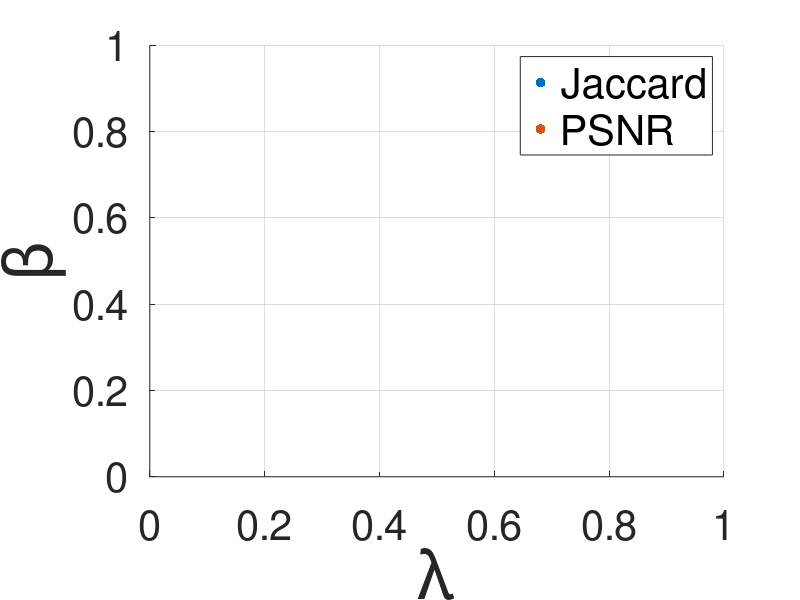

The MATLAB source for this figure: (Note: this script raises an error after producing the figure.)
clear all;
close all;

% Step 1: Specify the folder containing the MAT files
% folder_path = '../../../../Documents/dataset/BIPED/data/param_dist_Jaccard/train';
folder_path = '../../dataset/BIPED/data/param_dist_Jaccard/train';

% Step 2: Get a list of all files in the specified folder
file_list = dir(fullfile(folder_path, '*.mat'));
beta_list_Jaccard= [];
lambda_list_Jaccard= [];
% Step 3: Loop through the list and read each MAT file
for i = 1:length(file_list)
% for i = 1:1
    file_name = file_list(i).name;
    full_file_path = fullfile(folder_path, file_name);
    
    % Check if it's a file (not a directory) and has the .mat extension
    if ~file_list(i).isdir && endsWith(file_name, '.mat')
        try
            load(full_file_path);
            bmax=3;bmin=-1;lmax=2;lmin=-3;
            gridsize=5;
            [round,cs] = size(tab_coord_max_Jaccard_out);
            r=1;
            blist= linspace(bmax, bmin, gridsize);
            llist= linspace(lmin, lmax, gridsize);
            while r<=5   
                db = blist(1)-blist(2);
                dl = llist(2)-llist(1);
                coef_b_op_curr = blist(tab_coord_max_Jaccard_out(r,1)+1);
                coef_l_op_curr = llist(tab_coord_max_Jaccard_out(r,2)+1);
                b_op_curr = 10^blist(tab_coord_max_Jaccard_out(r,1)+1);
                l_op_curr = 10^llist(tab_coord_max_Jaccard_out(r,2)+1);
%                 disp(b_op_curr);
%                 disp(l_op_curr);
                blist= linspace(coef_b_op_curr+db, coef_b_op_curr-db, gridsize);
                llist= linspace(coef_l_op_curr-dl, coef_l_op_curr+dl, gridsize);
                r=r+1;
            end
            beta_list_Jaccard(end+1) = b_op_curr;
            lambda_list_Jaccard(end+1) = l_op_curr;
            
            fprintf('Loaded file: %s\n', file_name);
        catch
            fprintf('Error loading file: %s\n', file_name);
        end
    end
end


% Step 1: Specify the folder containing the MAT files
% folder_path = '../../../../Documents/dataset/BIPED/data/param_dist_PSNR/train';
folder_path = '../../dataset/BIPED/data/param_dist_PSNR/train';

% Step 2: Get a list of all files in the specified folder
file_list = dir(fullfile(folder_path, '*.mat'));
beta_list_PSNR= [];
lambda_list_PSNR= [];
% Step 3: Loop through the list and read each MAT file
for i = 1:length(file_list)
% for i = 1:1
    file_name = file_list(i).name;
    full_file_path = fullfile(folder_path, file_name);
    
    % Check if it's a file (not a directory) and has the .mat extension
    if ~file_list(i).isdir && endsWith(file_name, '.mat')
        try
            load(full_file_path);
            bmax=3;bmin=-1;lmax=2;lmin=-3;
            gridsize=5;
%             [round,cs] = size(tab_coord_max_Jaccard_out);
            [round,cs] = size(tab_coord_max_PSNR_out);
            r=1;
            blist= linspace(bmax, bmin, gridsize);
            llist= linspace(lmin, lmax, gridsize);
            while r<=5   
                db = blist(1)-blist(2);
                dl = llist(2)-llist(1);
                 coef_b_op_curr = blist(tab_coord_max_PSNR_out(r,1)+1);
                coef_l_op_curr = llist(tab_coord_max_PSNR_out(r,2)+1);
                b_op_curr = 10^blist(tab_coord_max_PSNR_out(r,1)+1);
                l_op_curr = 10^llist(tab_coord_max_PSNR_out(r,2)+1);

                blist= linspace(coef_b_op_curr+db, coef_b_op_curr-db, gridsize);
                llist= linspace(coef_l_op_curr-dl, coef_l_op_curr+dl, gridsize);
                r=r+1;
            end
            beta_list_PSNR(end+1) = b_op_curr;
            lambda_list_PSNR(end+1) = l_op_curr;
%             
            fprintf('Loaded file: %s\n', file_name);
        catch
            fprintf('Error loading file: %s\n', file_name);
        end
    end
end


figure(1)
scatter(log10(lambda_list_Jaccard),log10(beta_list_Jaccard),  50,'filled');hold on;
scatter(log10(lambda_list_PSNR),log10(beta_list_PSNR),50,'filled');
set(gca,'FontSize',30);
legend('Jaccard','PSNR','FontSize', 30);
xlabel('\lambda','FontSize', 50)
ylabel('\beta','FontSize', 50)
grid on;
xlim([log10(min([lambda_list_Jaccard,lambda_list_PSNR]))-1 log10(max([lambda_list_Jaccard,lambda_list_PSNR]))+1]);
ylim([log10(min([beta_list_Jaccard,beta_list_PSNR]))-1 log10(max([beta_list_Jaccard,beta_list_PSNR]))+1]);
saveas(gcf, 'SLPAM_l1_BIPED_train_dist_param_PSNR_Jaccard.png')

